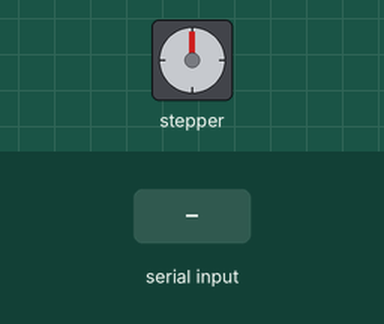
This sketch was run on a simulated Arduino Uno, built with avr-gcc and run on an emulated ATmega328P. Parts: stepper motor. The test bench sets the inputs (shaded band). EEPROM starts erased; stepper angles assume 200 steps per turn; what the sketch prints to the serial monitor is not drawn.

Above: at 1.2 s.
1.3 s: "4\n" received over Serial
2.8 s: "1\n" received over Serial
Timing chart, 0 to 5.8 s (numbered marks = the images above; inputs shaded):
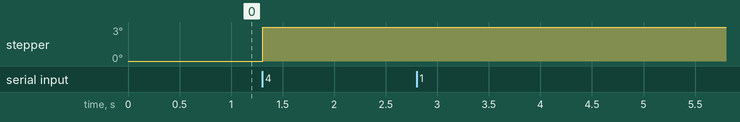

Measured:
- after the input at 2.8 s, every drawn part: stays the same

The sketch:

monochromatorControl2.ino
```cpp
/*Written by Aric Tate 2014. Edited by Darby Hewitt, Candace Brooks and
Ryan Wilson 2015.
Modified by Jared Barker 2016

What would you like to do?

1: Set current wavelength in memory
2: Get current wavelength from memory
3: Go to a wavelenth on the MC
4: Make a single step up   (+.3125 Angstroms)
5: Make a single step down (-.3125 Angstroms)
6: Get current wavelength
*/


#include <Adafruit_MotorShield.h>
#include <Wire.h>
#include <EEPROM.h>

Adafruit_MotorShield AFMS = Adafruit_MotorShield();
// Connect a stepper motor with 200 steps per revolution (1.8 degree)
// to motor port #2 (M3 and M4)
Adafruit_StepperMotor *myMotor = AFMS.getStepper(200, 2);

#define ADDR 0
float currentMemory;
float currentLocal;
boolean isForward;

float EEPROMReadFloat()
{
  //Read the 4 bytes from the eeprom memory.
  long four = EEPROM.read(ADDR);
  long three = EEPROM.read(ADDR + 1);
  long two = EEPROM.read(ADDR + 2);
  long one = EEPROM.read(ADDR + 3);

  //Return the recomposed long by using bitshift.
  return (float) ((four << 0) & 0xFF) + ((three << 8) & 0xFFFF) + ((two << 16) & 0xFFFFFF) + ((one << 24) & 0xFFFFFFFF);
}

float EEPROMWriteFloat(float value)
{
  //Decomposition from a long to 4 bytes by using bitshift.
  //One = Most significant -> Four = Least significant byte
  byte four = ((long)value & 0xFF);
  byte three = (((long)value >> 8) & 0xFF);
  byte two = (((long)value >> 16) & 0xFF);
  byte one = (((long)value >> 24) & 0xFF);

  //Write the 4 bytes into the eeprom memory.
  EEPROM.write(ADDR, four);
  EEPROM.write(ADDR + 1, three);
  EEPROM.write(ADDR + 2, two);
  EEPROM.write(ADDR + 3, one);

  return value;
}

void checkSlack(boolean willMoveForward)
{
  if(isForward && !willMoveForward){
    myMotor->step(1, BACKWARD, DOUBLE);
  }
  if(!isForward && willMoveForward){
    myMotor->step(1, FORWARD, DOUBLE);
  }
}

float setWavelengthToMemory(float wave) {
  //Updates the two global variables, writes it into EEPROM, and returns the given wavelength
  currentLocal = wave;
  currentMemory = wave;
  return EEPROMWriteFloat(wave); // change 0 back to "address"
}

float getWavelengthFromMemory(){
  //Reads from the EEPROM, updates the global variables, and then returns the wavelength that was read
  currentMemory = EEPROMReadFloat();   // change 0....  read "current" wavelength from eeprom
  currentLocal = currentMemory;
  return currentMemory;
}

float goToWavelength(float wave){
  //Checks if the wavelength is within the possible range
  if(wave > 9990 || wave < 2500)
  {
    //Invalid wavelength. Causes it to do nothing
    Serial.flush();
    wave = currentLocal;
  }

  int steps;
  //Calculates the number of steps the motor will need to turn in order to get to the desired wavelength
  float dif = wave - currentLocal;
  if(dif<0){
    dif = dif*(-1);
  }
  steps = dif/.3125;

  //Turns the motor in the needed direction for the calculated number of steps
  if( wave > currentLocal ){
    checkSlack(true);
    myMotor->step(steps, FORWARD, DOUBLE);
    isForward = true;
  }
  if( wave < currentLocal ){
    checkSlack(false);
    myMotor->step(steps, BACKWARD, DOUBLE);
    isForward = false;
  }

  //Keeps the variable up to date and then returns it
  currentLocal = wave;
  return steps;
}

float stepUp(){
  //Moves motor one step up and returns the new wavelength
  checkSlack(true);
  myMotor->step(1, FORWARD, DOUBLE);
  isForward = true;
  currentLocal = currentLocal + .3125;
  return currentLocal;
}

float stepDown(){
  //Moves motor one step down and returns the new wavelength
  checkSlack(false);
  myMotor->step(1, BACKWARD, DOUBLE);
  isForward = false;
  currentLocal = currentLocal - .3125;
  return currentLocal;
}

void setup() {
  /*
  Sets up the necessary objects. Default frequency is 1.6 kHz. If another frequency is desired,
  it can be specified by using AFMS.begin(1000) for 1 kHz, for example. Also synchronizes the
  the currentLocal and current Memory variables by calling getWavelengthFromMemory()
  */

  Serial.begin(115200);
  AFMS.begin();
  myMotor->setSpeed(50);
  getWavelengthFromMemory();
}

void loop() {
  //Continually asks the user for a prompt, and then runs the command
  int action = 0;

  while (!Serial.available());
  if(Serial.available()){
    action = Serial.parseInt();
  }

  //Sets Wavelength in EEPROM
  if(action == 1){
    Serial.println("Ok");
    Serial.flush();
    while (!Serial.available());
    Serial.println(setWavelengthToMemory(Serial.parseFloat()));
  }

  //Prints the Wavelength Saved in EEPROM
  if(action == 2){
    Serial.println(getWavelengthFromMemory());
    Serial.flush();
  }

  //Moves the Monochromator to a Specific Wavelength
  if(action == 3){
    Serial.println("Ok");
    while (!Serial.available());
    Serial.println(goToWavelength(Serial.parseFloat()));
  }

  //Steps Up the Wavelength
  if(action == 4){
    Serial.println(stepUp());
  }

  //Steps Down the Wavelength
  if(action == 5){
    Serial.println(stepDown());
  }

  //Prints the Local Wavelength
  if(action == 6){
    Serial.println(currentLocal);
  }

  //Releases the motor
  if(action == 7){
    myMotor->release();
    Serial.println("Released");
  }
}

//The End
```
